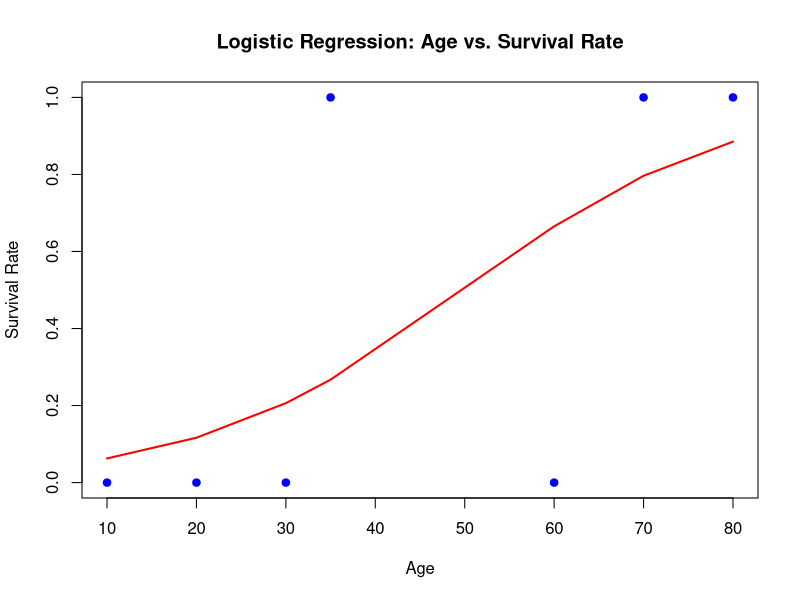

The R source for this figure:
#Design a logistic regression model for the ISLR dataset.
age <- c(10,20,30,60,70,80,35)  
survived <- c(0, 0, 0, 0, 1, 1,1)
model <- glm(survived ~ age, family = binomial)
predicted <- predict(model, type = "response")
plot(age, survived, pch = 19, col = "blue", ylim = c(0, 1), 
     xlab = "Age", ylab = "Survival Rate", 
     main = "Logistic Regression: Age vs. Survival Rate")
lines(sort(age), predicted[order(age)], col = "red", lwd = 2)
